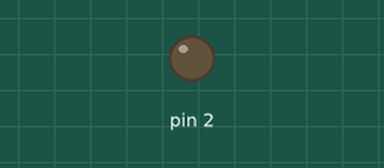
Simulated run of this sketch. Board: Arduino Uno, built with avr-gcc and run on an emulated ATmega328P. Parts: output pins drawn as LEDs (lit = HIGH).

Above: at 0.5 s.
At 5.0 s:
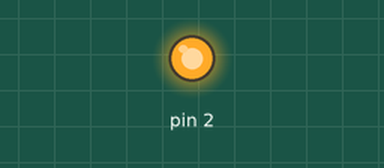
Timing chart, 0 to 6.9 s (numbered marks = the images above):
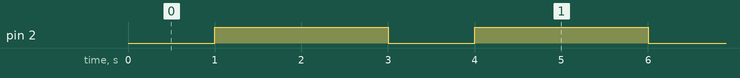

Measured:
- by itself, pin 2: alternates HIGH for 2.0 s and LOW for 1.0 s

The sketch:

Blink_on_esp_wroom-02.ino
```cpp
void setup() {
  pinMode(2, OUTPUT);     // Initialize the LED_BUILTIN pin as an output
}

// the loop function runs over and over again forever
void loop() {
  digitalWrite(2, LOW);   // Turn the LED on (Note that LOW is the voltage level
  // but actually the LED is on; this is because
  // it is active low on the ESP-01)
  delay(1000);                      // Wait for a second
  digitalWrite(2, HIGH);  // Turn the LED off by making the voltage HIGH
  delay(2000);                      // Wait for two seconds (to demonstrate the active low LED)
}
```
